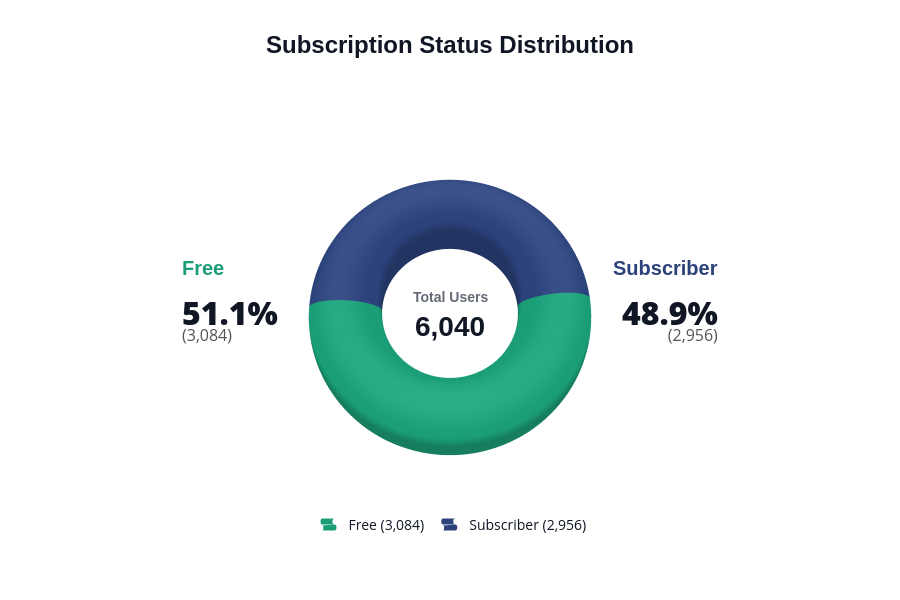

This figure's notebook cell:
### Code cell
import numpy as np
import pandas as pd
import plotly.graph_objects as go

# 1. Exact Input Data
data = {
    'Status': ['Free', 'Subscriber'],
    'Count': [3084, 2956]
}
df = pd.DataFrame(data)
total_users = df['Count'].sum()
percentages = [count / total_users for count in df['Count']]

# 2. Mathematical Mesh for a Scaled-Down 3D Donut Ring
def generate_smooth_donut(start_pct, end_pct, R=3.2, r=1.1, resolution=100):
    """
    Reduced radius values (R and r) to make the donut physically 
    smaller, leaving plenty of whitespace for the labels.
    """
    theta = np.linspace(start_pct * 2 * np.pi, end_pct * 2 * np.pi, resolution)
    phi = np.linspace(0, 2 * np.pi, resolution)
    theta, phi = np.meshgrid(theta, phi)
    
    X = (R + r * np.cos(phi)) * np.cos(theta)
    Y = (R + r * np.cos(phi)) * np.sin(theta)
    Z = r * np.sin(phi)
    return X, Y, Z

# 3. Initialize Figure
fig = go.Figure()

# Dashboard Color Palette: Emerald Green and Deep Navy Blue
colors = ['#1b9e77', '#2b427b'] 
current_pct = 0

for i, row in df.iterrows():
    next_pct = current_pct + percentages[i]
    X, Y, Z = generate_smooth_donut(current_pct, next_pct)
    
    legend_text = f"{row['Status']} ({row['Count']:,})"
    
    # Render the 3D surface mesh
    fig.add_trace(go.Surface(
        x=X, y=Y, z=Z,
        colorscale=[[0, colors[i]], [1, colors[i]]],
        showscale=False,
        name=legend_text,
        showlegend=True,
        hovertemplate=f"<b>{row['Status']}</b><br>Count: {row['Count']:,}<br>Share: {percentages[i]*100:.1f}%<extra></extra>"
    ))
    
    current_pct = next_pct

# 4. Clean Canvas Layout with Multi-layered, Non-overlapping Annotations
fig.update_layout(
    title=dict(
        text="<b>Subscription Status Distribution</b>",
        x=0.5, y=0.94,
        font=dict(size=24, color='#111625', family="Arial")
    ),
    annotations=[
        # --- CENTER INNER RING: "Total Users" ---
        dict(
            text="Total Users",
            showarrow=False,
            x=0.5, y=0.53,
            xref="paper", yref="paper",
            font=dict(size=14, color='#656a76', family="Arial", weight="bold"),
            align="center"
        ),
        # --- CENTER INNER RING: Number Count ---
        dict(
            text=f"{total_users:,}",
            showarrow=False,
            x=0.5, y=0.46,
            xref="paper", yref="paper",
            font=dict(size=28, color='#111625', family="Arial", weight=900),
            align="center"
        ),
        
        # --- LEFT SIDE: "Free" Label ---
        dict(
            text="Free",
            showarrow=False,
            x=0.05, y=0.60,
            xref="paper", yref="paper",
            font=dict(size=20, color='#1b9e77', family="Arial", weight="bold"),
            align="left"
        ),
        # --- LEFT SIDE: Percentage & Count ---
        dict(
            text=f"<span style='font-size:32px; font-weight:800; color:#111625;'>{percentages[0]*100:.1f}%</span><br><span style='color:#555555; font-size:16px;'>({df['Count'][0]:,})</span>",
            showarrow=False,
            x=0.05, y=0.48,
            xref="paper", yref="paper",
            align="left"
        ),
        
        # --- RIGHT SIDE: "Subscriber" Label ---
        dict(
            text="Subscriber",
            showarrow=False,
            x=0.95, y=0.60,
            xref="paper", yref="paper",
            font=dict(size=20, color='#2b427b', family="Arial", weight="bold"),
            align="right"
        ),
        # --- RIGHT SIDE: Percentage & Count ---
        dict(
            text=f"<span style='font-size:32px; font-weight:800; color:#111625;'>{percentages[1]*100:.1f}%</span><br><span style='color:#555555; font-size:16px;'>({df['Count'][1]:,})</span>",
            showarrow=False,
            x=0.95, y=0.48,
            xref="paper", yref="paper",
            align="right"
        )
    ],
    
    # 5. Fixed Aspect Window & Pulled-Back Camera (Makes Donut Smaller)
    scene=dict(
        xaxis=dict(visible=False),
        yaxis=dict(visible=False),
        zaxis=dict(visible=False),
        aspectmode='data',
        # Increased z value to 2.6 to shrink the chart and clear the sides entirely
        camera=dict(eye=dict(x=0.0, y=0.7, z=2.6))
    ),
    width=900,
    height=600,
    margin=dict(l=150, r=150, b=80, t=100), # Massive padding to isolate text callouts
    paper_bgcolor='#ffffff',
    
    # Bottom Horizontal Legend Box
    legend=dict(
        orientation="h",
        yanchor="bottom",
        y=-0.05,
        xanchor="center",
        x=0.5,
        font=dict(size=14, color='#111625')
    )
    
)
# Render seamlessly inside your Jupyter Notebook
fig.show()

### Figure 1 — Plotly figure (JSON) as saved in the notebook; plotly's stock layout.template omitted (floating-point values rounded to 4 significant figures; data arrays with more than 128 entries replaced by an {"elided": "..."} marker saying what was removed)
{"data": [{"colorscale": [[0, "#1b9e77"], [1, "#1b9e77"]], "hovertemplate": "<b>Free</b><br>Count: 3,084<br>Share: 51.1%<extra></extra>", "name": "Free (3,084)", "showlegend": true, "showscale": false, "type": "surface", "x": {"elided": "100x100 float values"}, "y": {"elided": "100x100 float values"}, "z": {"elided": "100x100 float values"}}, {"colorscale": [[0, "#2b427b"], [1, "#2b427b"]], "hovertemplate": "<b>Subscriber</b><br>Count: 2,956<br>Share: 48.9%<extra></extra>", "name": "Subscriber (2,956)", "showlegend": true, "showscale": false, "type": "surface", "x": {"elided": "100x100 float values"}, "y": {"elided": "100x100 float values"}, "z": {"elided": "100x100 float values"}}], "layout": {"annotations": [{"align": "center", "font": {"color": "#656a76", "family": "Arial", "size": 14, "weight": "bold"}, "showarrow": false, "text": "Total Users", "x": 0.5, "xref": "paper", "y": 0.53, "yref": "paper"}, {"align": "center", "font": {"color": "#111625", "family": "Arial", "size": 28, "weight": 900}, "showarrow": false, "text": "6,040", "x": 0.5, "xref": "paper", "y": 0.46, "yref": "paper"}, {"align": "left", "font": {"color": "#1b9e77", "family": "Arial", "size": 20, "weight": "bold"}, "showarrow": false, "text": "Free", "x": 0.05, "xref": "paper", "y": 0.6, "yref": "paper"}, {"align": "left", "showarrow": false, "text": "<span style='font-size:32px; font-weight:800; color:#111625;'>51.1%</span><br><span style='color:#555555; font-size:16px;'>(3,084)</span>", "x": 0.05, "xref": "paper", "y": 0.48, "yref": "paper"}, {"align": "right", "font": {"color": "#2b427b", "family": "Arial", "size": 20, "weight": "bold"}, "showarrow": false, "text": "Subscriber", "x": 0.95, "xref": "paper", "y": 0.6, "yref": "paper"}, {"align": "right", "showarrow": false, "text": "<span style='font-size:32px; font-weight:800; color:#111625;'>48.9%</span><br><span style='color:#555555; font-size:16px;'>(2,956)</span>", "x": 0.95, "xref": "paper", "y": 0.48, "yref": "paper"}], "height": 600, "legend": {"font": {"color": "#111625", "size": 14}, "orientation": "h", "x": 0.5, "xanchor": "center", "y": -0.05, "yanchor": "bottom"}, "margin": {"b": 80, "l": 150, "r": 150, "t": 100}, "paper_bgcolor": "#ffffff", "scene": {"aspectmode": "data", "camera": {"eye": {"x": 0, "y": 0.7, "z": 2.6}}, "xaxis": {"visible": false}, "yaxis": {"visible": false}, "zaxis": {"visible": false}}, "title": {"font": {"color": "#111625", "family": "Arial", "size": 24}, "text": "<b>Subscription Status Distribution</b>", "x": 0.5, "y": 0.94}, "width": 900}}
